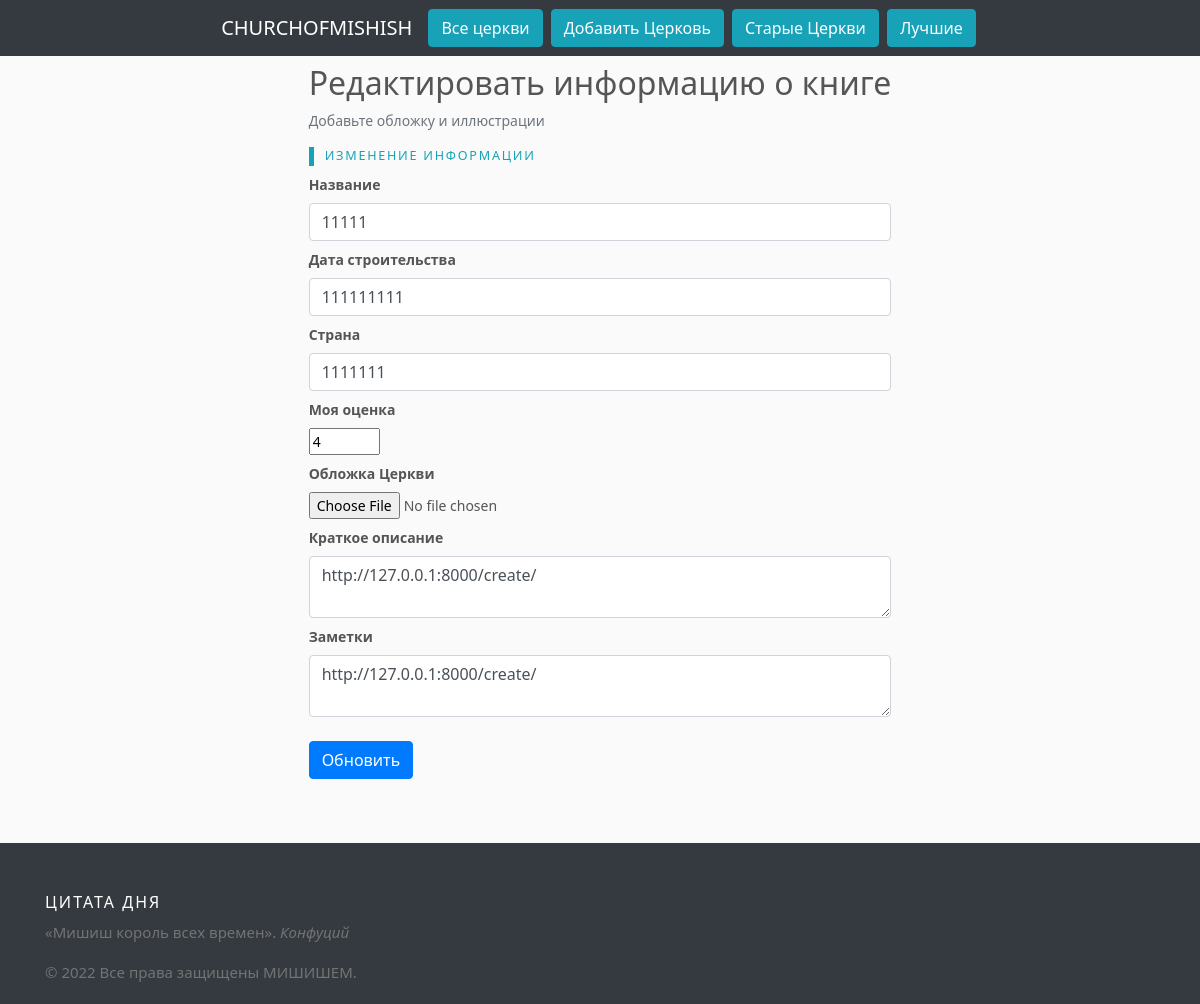
Page /1/edit/ on the committed database.
### reader/models.py (models this page shows, shortened)
@dataclass
class Church(db.Model):
    id: int
    title: str
    author: str
    genre: str
    cover: str
    rating: int
    description: str
    notes: str
    created_at: str
    id = db.Column(db.Integer, primary_key=True)
    title = db.Column(db.String(100), unique=True, nullable=False)
    author = db.Column(db.String(100), nullable=False)
    genre = db.Column(db.String(20), nullable=False)
    rating = db.Column(db.Integer)
    cover = db.Column(db.String(50), nullable=False, default='default.jpg')
    description = db.Column(db.Text)
    notes = db.Column(db.Text)
    created_at = db.Column(db.DateTime(timezone=True),
                           server_default=func.now())

### reader/routes.py (the view)
@app.route('/<int:church_id>/edit/', methods=('GET', 'POST'))
def edit(church_id):
    church = Church.query.get_or_404(church_id)
    form = UpdateChurch()
    if form.validate_on_submit():
        if form.cover.data:
            cover = save_picture(form.cover.data)
        else:
            cover = church.cover
        church.title = form.title.data
        church.author = form.author.data
        church.genre = form.genre.data
        church.rating = int(form.rating.data)
        church.description = form.description.data
        church.notes = form.notes.data
        try:
            db.session.commit()
            return redirect(url_for('index'))
        except IntegrityError:
            db.session.rollback()
            flash('Произошла ошибка: такая книга уже есть в базе', 'error')
            return render_template('edit.html', form=form)
    elif request.method == 'GET':
        form.title.data = church.title
        form.author.data = church.author
        form.genre.data = church.genre
        form.rating.data = church.rating
        form.cover.data = church.cover
        form.description.data = church.description
        form.notes.data = church.notes
    return render_template('edit.html', form=form)

### reader/forms.py
class UpdateChurch(FlaskForm):
    title = StringField('Название', validators=[DataRequired(),
                                             Length(min=5, max=100)])
    author = StringField('Дата строительства', validators=[DataRequired(),
                                             Length(min=5, max=100)])
    genre = StringField('Страна', validators=[DataRequired(),
                                             Length(min=5, max=20)])
    cover = FileField('Обложка Церкви', validators=[FileAllowed(['jpg', 'png'])])
    rating = IntegerField('Моя оценка', validators=[DataRequired(), NumberRange(min=1, max=5)])
    description = TextAreaField('Краткое описание',
                                validators=[DataRequired(),
                                            Length(max=500)])
    notes = TextAreaField('Заметки',
                                validators=[DataRequired(),
                                            Length(max=500)])
    submit = SubmitField('Обновить')

### reader/templates/edit.html (shortened to what this page needs)
{% extends 'base.html' %}
{% block content %}
{% from "_formhelpers.html" import render_field %}
    <div class="content-section">
      <div class="media">
        <div class="media-body">
          <h2>{% block title %} Редактировать информацию о книге {% endblock %}</h2>
          <p class="text-secondary">Добавьте обложку и иллюстрации</p>
        </div>
      </div>
        <form method="POST" action="" enctype="multipart/form-data">
            <fieldset class="form-group">
                <legend class="heading">Изменение информации</legend>
                {{ render_field(form.title, class_="form-control")}}
                {{ render_field(form.author, class_="form-control")}}
                {{ render_field(form.genre, class_="form-control")}}
                {{ render_field(form.rating, class_="form-control-number")}}
                {{ render_field(form.cover, class_="form-control-file")}}
                {{ render_field(form.description, class_="form-control")}}
                {{ render_field(form.notes, class_="form-control")}}
            </fieldset>
            <div class="form-group">
                {{ form.submit(class="btn btn-primary") }}
            </div>
        </form>
    </div>
{% endblock content %}

### reader/static/css/style.css (style rules this page uses)
:root { --bs-font-sans-serif: system-ui, -apple-system, "Segoe UI", Roboto, "Helvetica Neue", Arial, "Noto Sans", "Liberation Sans", sans-serif, "Apple Color Emoji", "Segoe UI Emoji", "Segoe UI Symbol", "Noto Color Emoji"; --bs-font-monospace: SFMono-Regular, Menlo, Monaco, Consolas, "Liberation Mono", "Courier New", monospace; }
* { box-sizing: border-box; }
html, body { width: 100%; height: 100%; }
body { padding: 1rem 0; background: #fafafa; color:#555; font-family:var(--bs-font-sans-serif); font-size:0.875rem; font-weight:400; }
h2, .h2 { font-size:calc(1.325rem + .9vw) }
@media (min-width: 1200px) { h2, .h2 { font-size:2rem; color: #555; } }
.heading { position:relative; padding-left:1rem; font-size:.9em; text-transform:uppercase; letter-spacing:0.11rem; color:#17a2b8 }
.heading:before { content:""; display:inline-block; width:5px; height:100%; background:#17a2b8; position:absolute; left:0; top:0 }

### rows in the picture
Church: title "11111", author "111111111", genre "1111111", rating "4", description "http://127.0.0.1:8000/create/", notes "http://127.0.0.1:8000/create/"

### other values in the picture
{{ field.label }} "Название Дата строительства Страна Моя оценка Обложка Церкви Краткое описание Заметки"
